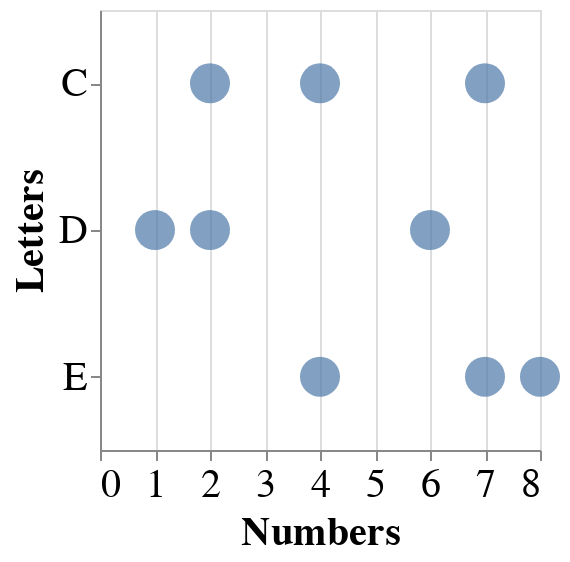

The notebook cell this image was saved under:
### Markdown cell above
### You Try!

Change the `mark` from `mark_point()` to `mark_circle` or `mark_square`

### Code cell
plot = plot ## YOUR SOLUTION HERE

plot.mark_circle()

### Figure 1 — Vega-Lite specification as saved in the notebook (floating-point values rounded to 4 significant figures)
{"height": 220, "width": 220, "config": {"style": {"circle": {"size": 400}, "point": {"size": 30}, "square": {"size": 400}}, "legend": {"symbolSize": 20, "titleFontSize": 20, "labelFontSize": 20}, "axis": {"titleFontSize": 20, "labelFontSize": 20}}, "data": {"name": "data-e1f27bdda7bfd6fed066714f7c229752"}, "mark": "circle", "encoding": {"x": {"type": "quantitative", "field": "Numbers"}, "y": {"type": "nominal", "field": "Letters"}}, "$schema": "https://vega.github.io/schema/vega-lite/v4.8.1.json", "datasets": {"data-e1f27bdda7bfd6fed066714f7c229752": [{"Letters": "C", "Numbers": 2}, {"Letters": "C", "Numbers": 7}, {"Letters": "C", "Numbers": 4}, {"Letters": "D", "Numbers": 1}, {"Letters": "D", "Numbers": 2}, {"Letters": "D", "Numbers": 6}, {"Letters": "E", "Numbers": 8}, {"Letters": "E", "Numbers": 4}, {"Letters": "E", "Numbers": 7}]}}
